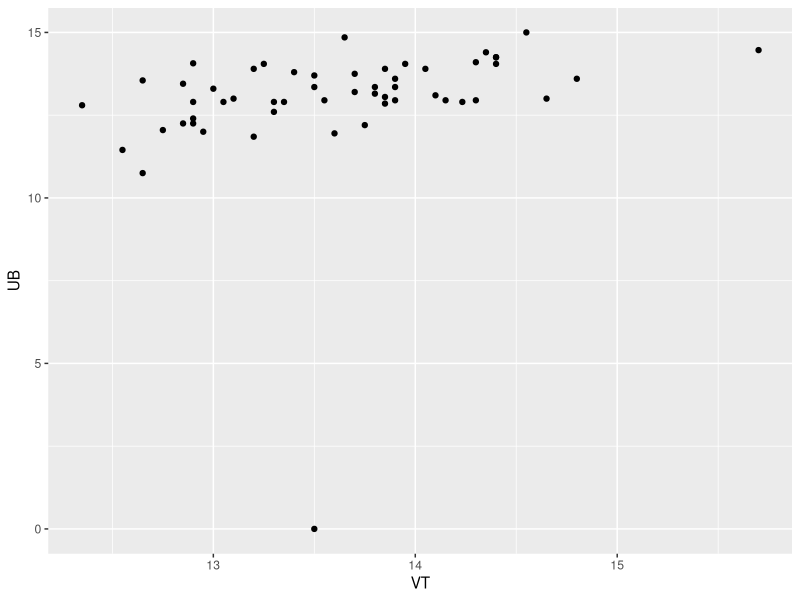
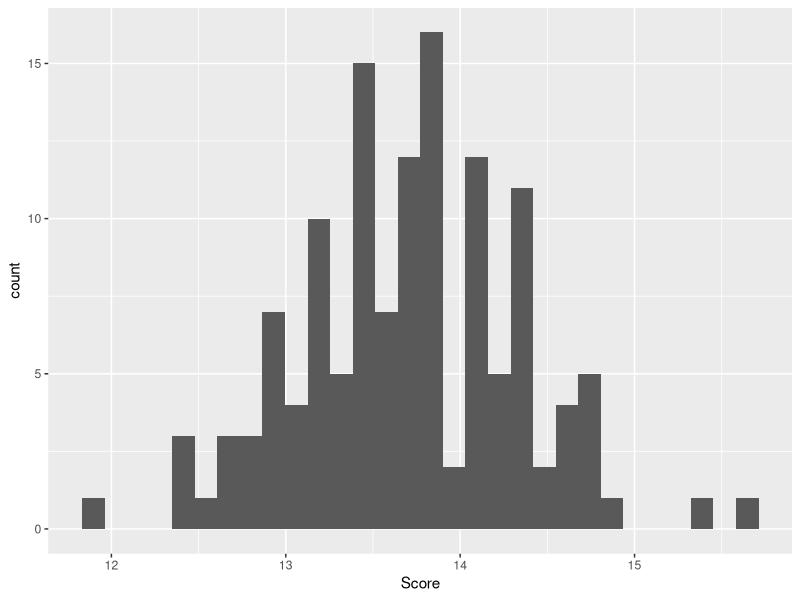
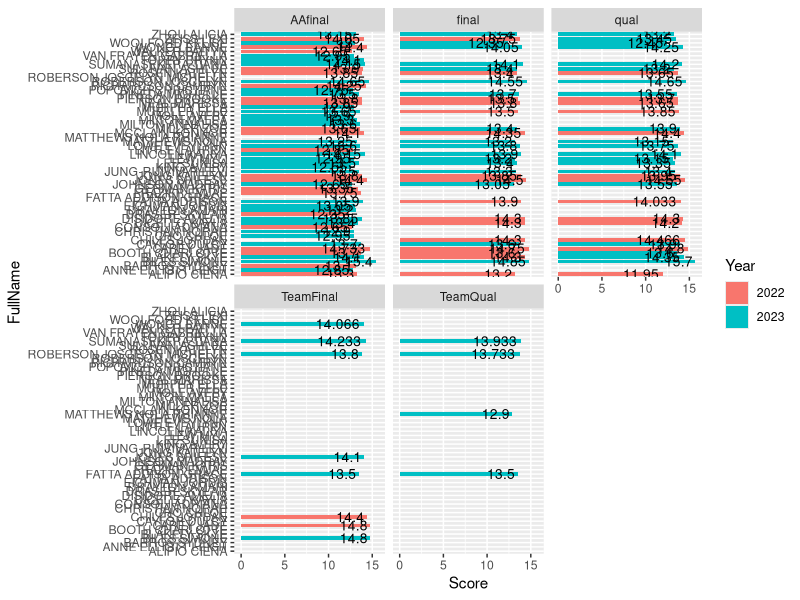
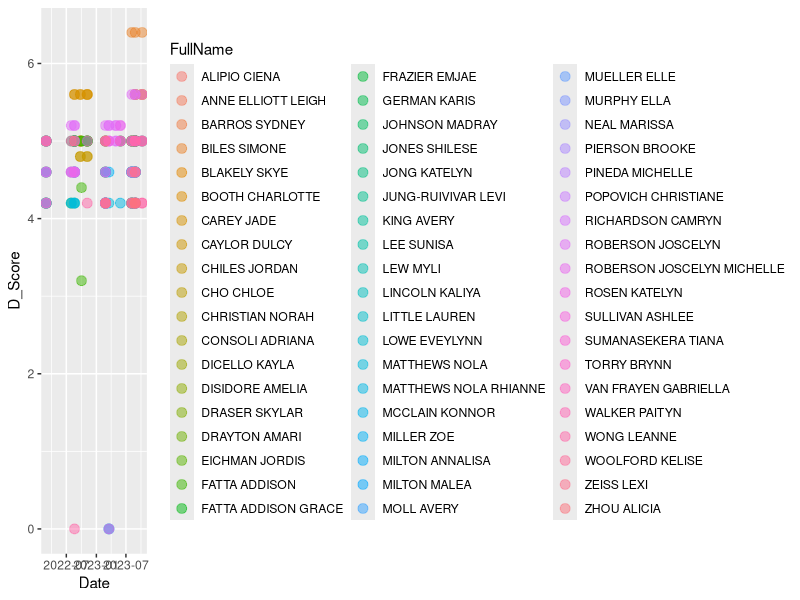
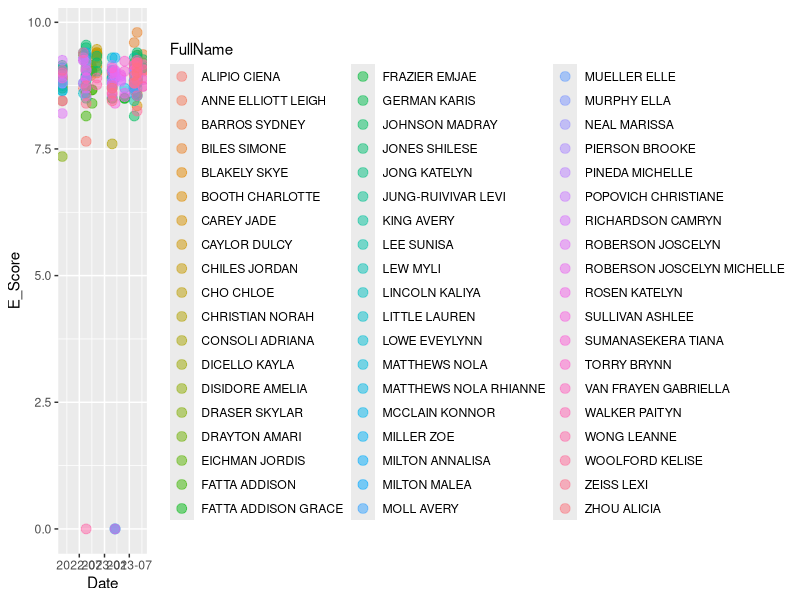
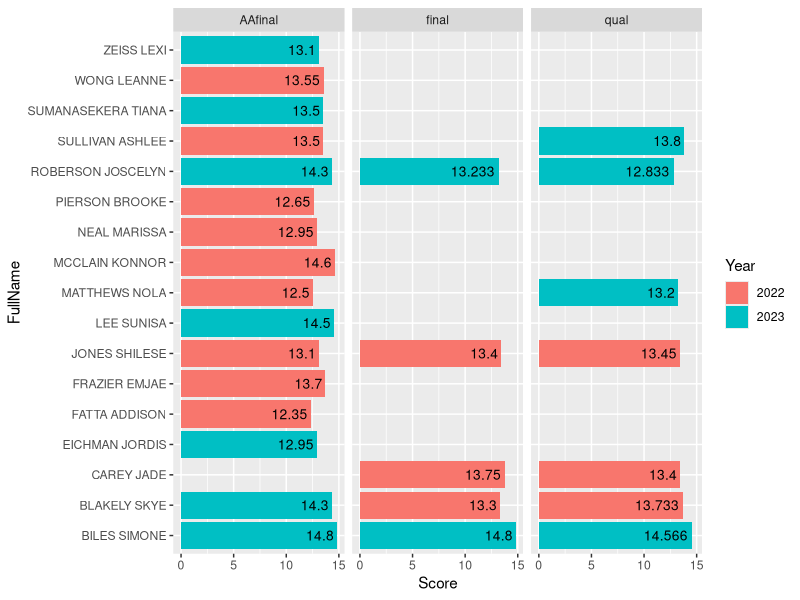
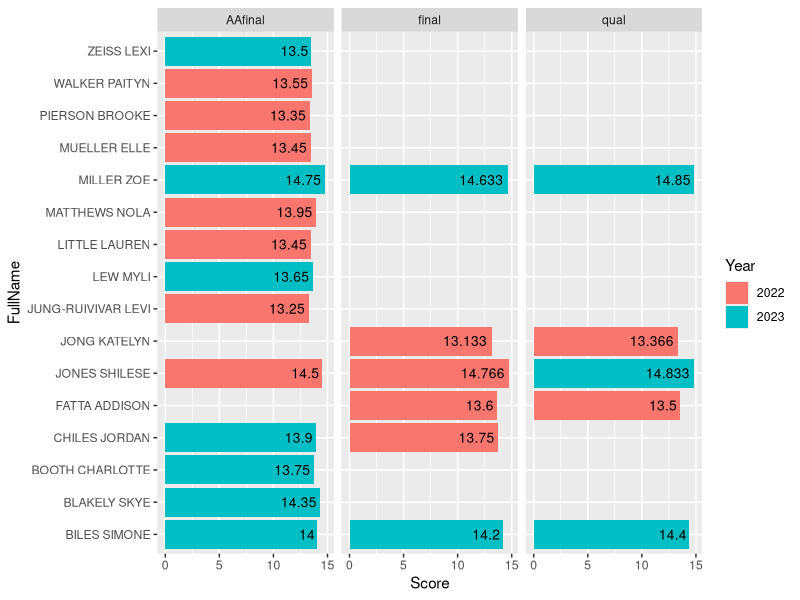
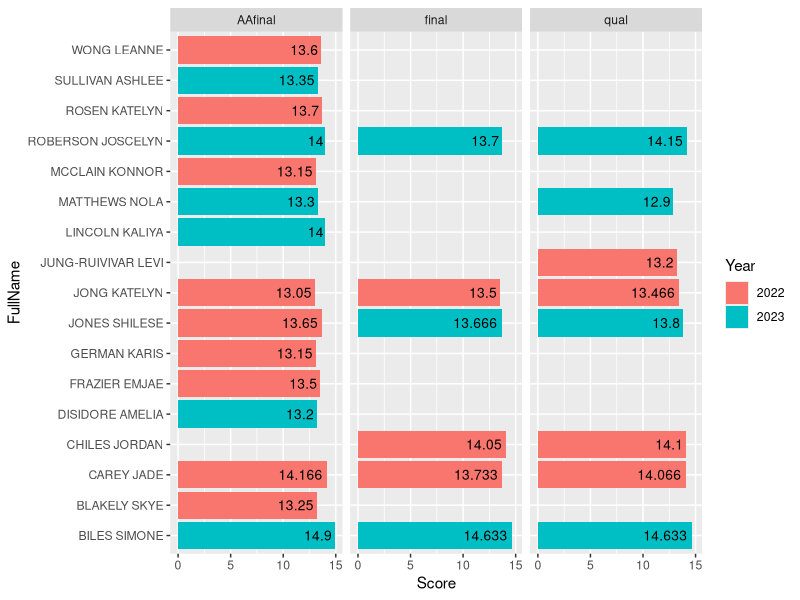

Generate these figures, in order, with R:
## ---- chunk 1
knitr::opts_chunk$set(echo = TRUE)
## ---- chunk 2
library(tidyverse)
## ---- chunk 3
df <- read.csv("cleaned data/data_2022_2023_cleaned.csv")
df_old <- read.csv("data/data_2017_2021.csv")
## ---- chunk 4
# all of this data is from the 2021 Olympics
df_old %>%
  filter(Competition != "Olympic Games")
## ---- chunk 5
# only has women
df_old %>%
  filter(Gender != 'w')
## ---- chunk 6
df_old <- df_old %>%
  # removing day of the week and the Julys
  mutate(Date = case_when(is.na(as.numeric(substr(Date, 1, 1))) ~ substr(Date, 4, 15),
                          .default = substr(Date, 1, 15)),
         Date = toupper(Date),
         Date = case_when(.default = substr(Date, 1, 15),
                          substr(substr(Date, 4, 8), 4,4) == 'Y' ~ paste(substr(Date, 1,2), 'JUL', substr(Date, 8, 15))))
         
## ---- chunk 7
# no NAs
sum(is.na(df_old$Date))
## ---- chunk 8
# changing to date format 
df_old <- df_old %>%
  mutate(Date = as.Date(Date, format = "%d %b %Y"))
## ---- chunk 9
# date split df
df_date <- data.frame(stringr::str_split_fixed(df$Date, '-', n = 3))
colnames(df_date) <- c('Date_day', 'Date_month', 'Date_year')

# add to df column
df <- cbind(df, df_date)
## ---- chunk 10
df <- df %>%
  # formatting the date column
  mutate(Date = case_when(.default = paste0(Date_day, '-',  Date_month, '-', Date_year),
                          Date_month == 'Sept' ~ paste0(Date_day, '-Sep-', Date_year))) %>%
  mutate(Date = as.Date(Date, format = "%d-%b-%Y"), Year = Date_year) %>%
  # standardizing names and making a full name column
  mutate(LastName = toupper(LastName), FirstName = toupper(FirstName), 
         FullName = paste0(LastName, ' ', FirstName), 
         Date = as.Date(Date, format = "%d-%b-%Y")) %>%
  select(-Date_year, -Date_month, -Date_day, -LastName, -FirstName)
## ---- chunk 11
# vt1 and VT2 have a lot of NAs
# 33 NAs are from Croatia, GBR has 17 and PAN has 13
# 50 nas come from last year's world championships 
df %>%
  filter(is.na(Score)) %>%
  group_by(Competition) %>%
  count() %>%
  arrange(desc(n))
## ---- chunk 12
df_usa <- df %>%
  filter(Country == 'USA')

df_old_usa <- df_old %>%
  filter(Country == 'USA')
## ---- chunk 13
# competitions 
df_usa %>%
  select(Competition) %>%
  distinct()
## ---- chunk 14
# athletes represented 
df_usa %>%
  select(FullName) %>%
  distinct()
## ---- chunk 15
# athletes in the 2021 olympics
df_old_usa %>%
  select(LastName) %>%
  distinct()
## ---- chunk 16
# making data frame
df_usaw <- df_usa[df_usa['Gender'] == 'w',]
## ---- chunk 17
df_usaw %>%
  select(FullName) %>%
  distinct()
## ---- chunk 18
df_usaw %>%
  select(FullName, Competition, Round, Score) %>%
  filter(Round == 'AAfinal')
## ---- chunk 19
# checking best scores across all comps
df_usaw_scores <- df_usaw[,c('FullName', 'Apparatus', 'Score')] %>%
  arrange(desc(Score)) %>%
  distinct(FullName, Apparatus, .keep_all = TRUE) %>%
  pivot_wider(names_from = Apparatus, values_from = Score)

head(df_usaw_scores)
## ---- chunk 20
# some high correlations, especially for vault, balance beam, and floor exercises (all positive)
# uneven bars are the exception 
cor(df_usaw_scores[,c('VT', 'VT1', 'VT2', 'UB', 'BB', 'FX')], use = "complete.obs")
## ---- chunk 21
# outlier in UB
ggplot(df_usaw_scores, aes(x = VT, y = UB)) +
  geom_point()
## ---- chunk 22
 df_usaw %>%
  select('FullName', 'Competition', 'Round', 'Score') %>%
  filter(Round == 'AAfinal') %>%
  arrange(Competition)
## ---- chunk 23
# selecting athletes that had won 5th place or higher at least once, selecting highest score across competitions 
df_usaw_vt <- df_usaw %>%
  filter(stringr::str_like(Apparatus,'VT%'))

df_usaw_vt_bestscore <- df_usaw_vt %>%
  arrange(desc(Score)) %>%
  distinct(FullName, Round, .keep_all = TRUE)
## ---- chunk 24
ggplot(df_usaw_vt_bestscore, aes(x = Score))+
  geom_histogram()
## ---- chunk 25
ggplot(df_usaw_vt_bestscore, mapping = aes(x = Score, y = FullName, fill = Year)) +
  geom_bar(stat = "identity") +
  geom_text(aes(label=Score), size = 3.5,  hjust = 1.1) +
  facet_wrap(~Round)
## ---- chunk 26
df_usaw_vt_scores <- df_usaw_vt %>%
  select(FullName, Date, D_Score, E_Score, Score)
## ---- chunk 27
ggplot(df_usaw_vt_scores, aes(x = Date, y = D_Score, color = FullName)) + 
  geom_point(alpha = 0.5, size = 3)
## ---- chunk 28
ggplot(df_usaw_vt_scores, aes(x = Date, y = E_Score, color = FullName)) + 
  geom_point(alpha = 0.5, size = 3)
## ---- chunk 29
# selecting athletes that had won 5th place or higher at least once, selecting highest score across competitions 
df_usaw_bb <- df_usaw %>%
  filter(stringr::str_like(Apparatus,'BB%') & Rank <= 5) %>%
  arrange(desc(Score)) %>%
  distinct(FullName, Round, .keep_all = TRUE)
## ---- chunk 30
ggplot(df_usaw_bb, mapping = aes(x = Score, y = FullName, fill = Year)) +
  geom_bar(stat = "identity") +
  geom_text(aes(label=Score), size = 3.5,  hjust = 1.1) +
  facet_wrap(~Round)
## ---- chunk 31
# selecting athletes that had won 5th place or higher at least once, selecting highest score across competitions 
df_usaw_ub <- df_usaw %>%
  filter(stringr::str_like(Apparatus,'UB%') & Rank <= 5) %>%
  arrange(desc(Score)) %>%
  distinct(FullName, Round, .keep_all = TRUE)
## ---- chunk 32
ggplot(df_usaw_ub, mapping = aes(x = Score, y = FullName, fill = Year)) +
  geom_bar(stat = "identity") +
  geom_text(aes(label=Score), size = 3.5, hjust = 1.1) +
  facet_wrap(~Round)
## ---- chunk 33
# selecting athletes that had won 5th place or higher at least once, selecting highest score across competitions 
df_usaw_fx <- df_usaw %>%
  filter(stringr::str_like(Apparatus,'FX%') & Rank <= 5) %>%
  arrange(desc(Score)) %>%
  distinct(FullName, Round, .keep_all = TRUE)
## ---- chunk 34
ggplot(df_usaw_fx, mapping = aes(x = Score, y = FullName, fill = Year)) +
  geom_bar(stat = "identity") +
  geom_text(aes(label=Score), size = 3.5, hjust = 1.1) +
  facet_wrap(~Round)
